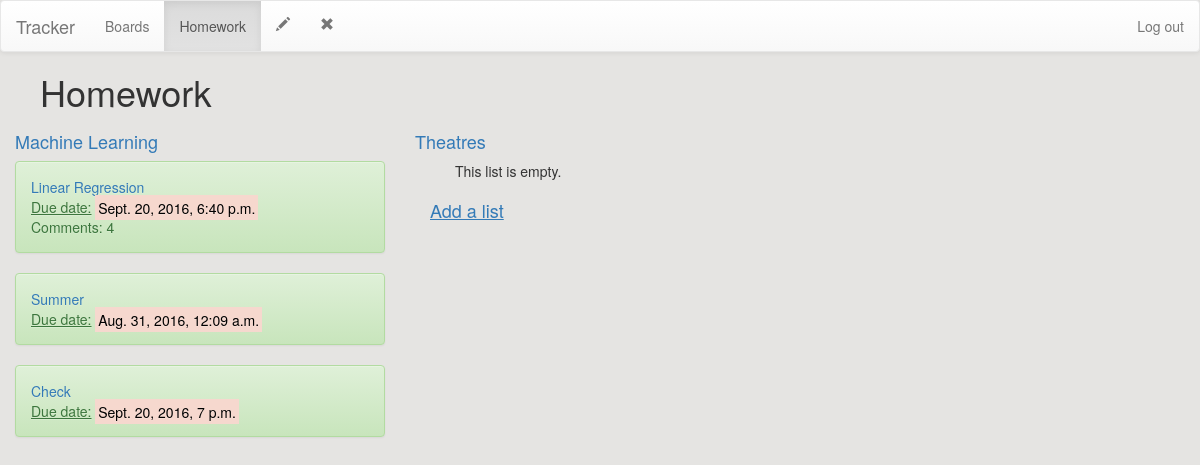
The page /38/lists/ on the database as committed earlier.
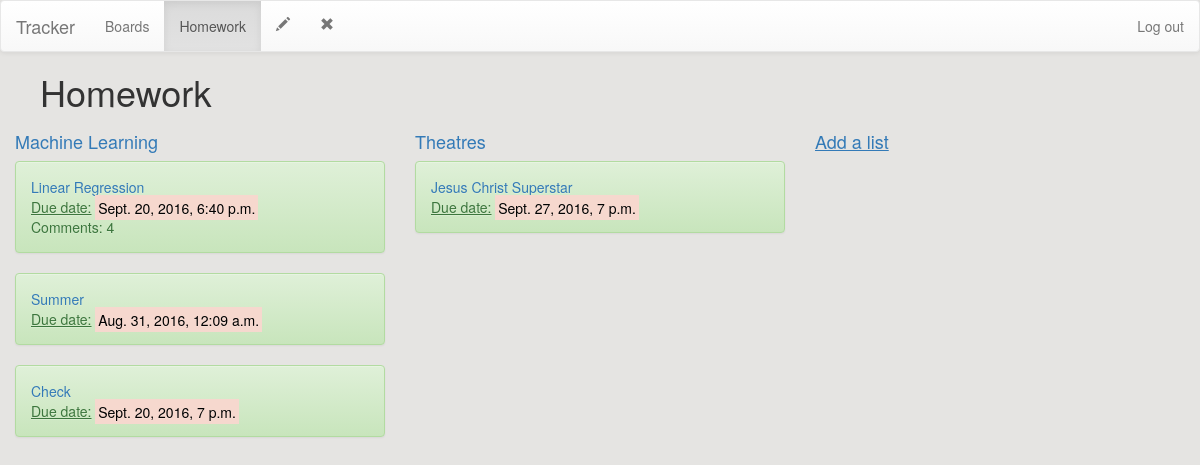
The same page on the database as committed later.
### boards/models.py (models this page shows, shortened)
class List(models.Model):
    board = models.ForeignKey(Board, on_delete=models.CASCADE)
    list_name = models.CharField(max_length=200)

class Task(models.Model):
    task_list = models.ForeignKey(List, on_delete=models.CASCADE)
    task_text = models.CharField(max_length=200)
    pub_date = models.DateTimeField('date published')
    deadline = models.DateTimeField(default=datetime.now)

### boards/views.py (the view)
# urls.py: url(r'^(?P<board_id>[0-9]+)/lists/$', views.board_content, name='board_content'),
def board_content(request, board_id):
    board = get_object_or_404(Board, pk=board_id)
    tasks = Task.objects.order_by('-deadline')
    return render(request, 'boards/board_content.html', {'board': board})

### boards/templates/boards/board_content.html (shortened to what this page needs)
{% load staticfiles %}
<link rel="stylesheet" type="text/css" href="{% static 'boards/style.css' %}" />
<body style="background:#E5E4E2">
<nav class="navbar navbar-default">
  <div class="container-fluid">
    <div class="navbar-header">
      <a class="navbar-brand" href="#">Tracker</a>
    </div>
  <ul class="nav navbar-nav">
    <li><a href="{% url 'boards:index' %}">Boards</a></li>
  </ul>
   <ul class="nav navbar-nav">
    <li class="active"><a href="#">{{ board.board_name }}</a></li>
  </ul>
  <ul class="nav navbar-nav">
    <li><a href="{% url 'boards:board_edit' board.id %}"><span class="glyphicon glyphicon-pencil"></span></a></li>
  </ul>
  <ul class="nav navbar-nav">
    <li><a href="{% url 'boards:board_remove' board.id %}"><span class="glyphicon glyphicon-remove"></span></a></li>
  </ul>
  <ul class="nav navbar-nav navbar-right">
    <li><a href="{%url 'boards:logout' %}">Log out</a></li>
  </ul>
  </div>
</nav>
<ul><h1>{{ board.board_name }}
<link rel="stylesheet" href="//maxcdn.bootstrapcdn.com/bootstrap/3.2.0/css/bootstrap.min.css">
<link rel="stylesheet" href="//maxcdn.bootstrapcdn.com/bootstrap/3.2.0/css/bootstrap-theme.min.css">
</h1></ul>
{% for list in board.list_set.all %}
    <div class = "col-md-4">
    <h4><a href="{%url 'boards:list_content' board.id list.id %}">{{ list.list_name }}</a></h4>
    {% if list.task_set.all %}
        {% for task in list.task_set.all %}
           <div class="alert alert-success">
           <a href="{% url 'boards:task_content' board.id list.id task.id%}">{{ task.task_text }}</a>
           <div class ="date"><u> Due date:</u> <mark style="background-color:#F6D8CE">{{ task.deadline}}</mark></div>
           {% if task.comments.count %}
               Comments: {{ task.comments.count }}
            {% endif %}
            </div>
        {% endfor %}
        </div>
    {% else %}
        <ul>This list is empty.</ul>
    {% endif %}
{% endfor %}
<div class="col-md-4">
<a href="{% url 'boards:list_new' board.id %}"><h4><u>Add a list</u></h4></a>
</div>
</body>

Rows that differ between the two databases and show on the page:
shown differently, row unchanged: List "Theatres": no longer shows "This list is empty."
added Task: task_text "Jesus Christ Superstar", deadline "Sept. 27, 2016, 7 p.m.", shown under List "Theatres"
